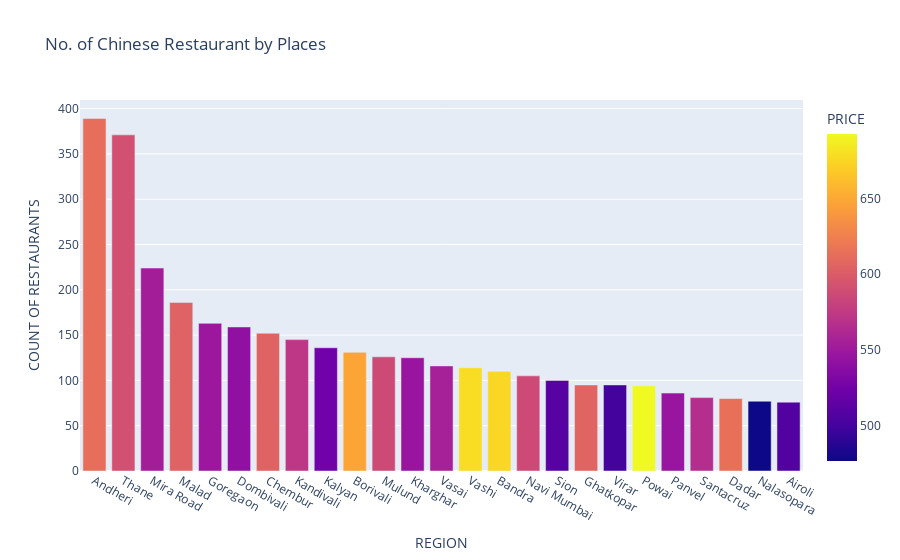

The notebook cell this image was saved under:
### Code cell
fig = px.bar(chinese_rest_df, x='REGION', y='COUNT OF RESTAURANTS', color='PRICE', title= 'No. of Chinese Restaurant by Places')
fig.show()

### Figure 1 — Plotly figure (JSON) as saved in the notebook; plotly's stock layout.template omitted (floating-point values rounded to 4 significant figures)
{"data": [{"alignmentgroup": "True", "hovertemplate": "REGION=%{x}<br>COUNT OF RESTAURANTS=%{y}<br>PRICE=%{marker.color}<extra></extra>", "legendgroup": "", "marker": {"color": [612.7, 591.0, 553.3, 604.0, 548.8, 540.9, 604.9, 572.6, 523.9, 648.1, 586.5, 546.8, 555.6, 678.1, 675, 587.1, 509.8, 605.8, 500, 692.6, 545.9, 566.0, 614.4, 476.6, 507.2], "coloraxis": "coloraxis", "pattern": {"shape": ""}}, "name": "", "offsetgroup": "", "orientation": "v", "showlegend": false, "textposition": "auto", "type": "bar", "x": ["Andheri", "Thane", "Mira Road", "Malad", "Goregaon", "Dombivali", "Chembur", "Kandivali", "Kalyan", "Borivali", "Mulund", "Kharghar", "Vasai", "Vashi", "Bandra", "Navi Mumbai", "Sion", "Ghatkopar", "Virar", "Powai", "Panvel", "Santacruz", "Dadar", "Nalasopara", "Airoli"], "xaxis": "x", "y": [389, 371, 224, 186, 163, 159, 152, 145, 136, 131, 126, 125, 116, 114, 110, 105, 100, 95, 95, 94, 86, 81, 80, 77, 76], "yaxis": "y"}], "layout": {"barmode": "relative", "coloraxis": {"colorbar": {"title": {"text": "PRICE"}}, "colorscale": [[0, "#0d0887"], [0.1111, "#46039f"], [0.2222, "#7201a8"], [0.3333, "#9c179e"], [0.4444, "#bd3786"], [0.5556, "#d8576b"], [0.6667, "#ed7953"], [0.7778, "#fb9f3a"], [0.8889, "#fdca26"], [1, "#f0f921"]]}, "legend": {"tracegroupgap": 0}, "title": {"text": "No. of Chinese Restaurant by Places"}, "xaxis": {"anchor": "y", "domain": [0, 1], "title": {"text": "REGION"}}, "yaxis": {"anchor": "x", "domain": [0, 1], "title": {"text": "COUNT OF RESTAURANTS"}}}}
